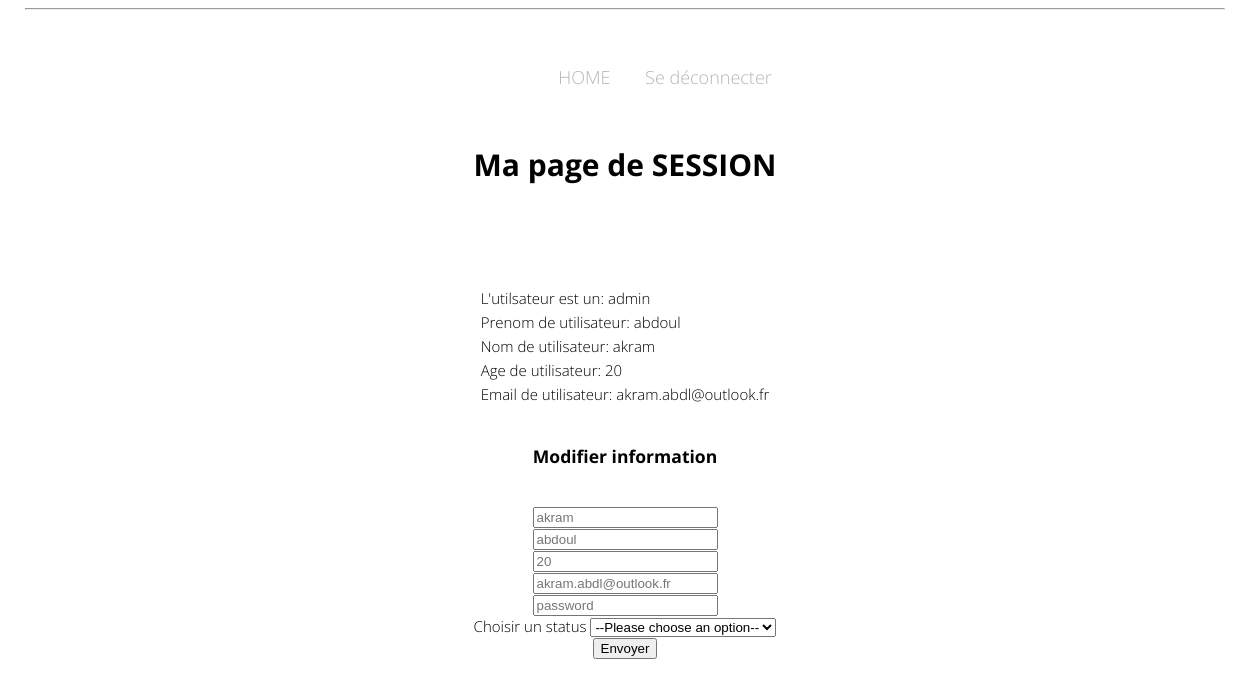
The app's page /profile.php?id=132 with its own data.
### tables this page shows
CREATE TABLE `utilisateurs` (
  `id` int(11) NOT NULL,
  `prenom` varchar(255) NOT NULL,
  `nom` varchar(255) NOT NULL,
  `password` varchar(255) NOT NULL,
  `email` varchar(255) NOT NULL,
  `age` int(11) DEFAULT NULL,
  `status` varchar(255) NOT NULL
);

### Manager/UserManager.php (called while the page is built, shortened)
<?php
require_once('Model/User.php');
class UserManager
{
    private $db;
    public function setDb(PDO $db)
    {
        $this->db = $db;
    }
    public function getUser($id)
    {
        $id = (int) $id;
        $query = $this->db->prepare('SELECT * FROM utilisateurs WHERE id = :id');
        $query->bindParam(':id', $id);
        $query->execute();
        $donnees = $query->fetch(PDO::FETCH_ASSOC);
        if(!empty($donnees)){
            return new User($donnees);
        }else{
            return null;
        }
    }
}
?>

### Model/User.php (called while the page is built, shortened)
<?php
class User
{
    public $nom;
    public $prenom;
    public $age;
    public $email;
    public $password;
    public $status;
    public function hydrate(array $donnees)
    {
        foreach ($donnees as $key => $value)
        {
            $method = 'set'.ucfirst($key);
        }
    }
    public function nom(){
        return $this->nom;
    }
    public function prenom(){
        return $this->prenom;
    }
    public function email(){
        return $this->email;
    }
    public function password(){
        return $this->password;
    }
    public function age(){
        return $this->age;
    }
    public function status(){
        return $this->status;
    }
    public function setId($id_envoyer){
        $id = (int) $id_envoyer;
    }
    public function setNom($nom_envoyer){
        if (is_string($nom_envoyer))
        {
            $this->nom = htmlspecialchars($nom_envoyer);
        }
    }
    public function setEmail($email_envoyer){
        if (is_string($email_envoyer))
        {
            $this->email = htmlspecialchars($email_envoyer);
        }
    }
    public function setPassword($password_envoyer){
        if (is_string($password_envoyer))
        {
            $this->password = htmlspecialchars($password_envoyer);
        }
    }
    public function setStatus($status_envoyer){
        if (is_string($status_envoyer))
        {
            $this->status = htmlspecialchars($status_envoyer);
        }
    }
    public function setPrenom($prenom_envoyer){
        if (is_string($prenom_envoyer))
        {
            $this->prenom = htmlspecialchars($prenom_envoyer);
        }
    }
    public function setAge($age_envoyer){
        $age = (int) $age_envoyer;
        if ($age >= 0 && $age <= 100)
        {
            $this->age = $age;
        }
    }
}
?>

### profile.php (the view, shortened to what this page needs)
<?php
include_once('config/pdo.php');
require_once('Manager/UserManager.php');
if (isset($_GET['id']) && ($_GET['id']) > 0) {
    $user_controller = new UserManager($pdo);
    $user = $user_controller->getUser($_GET['id']);
} else {
    header('Location: users.php');
}
$nom = $user->nom();
$prenom = $user->prenom();
$age = $user->age();
$email= $user->email();
$status= $user->status();
$password= $user->password();
$id = $user->id();
?>
<?php
if(isset($_POST['prenom'])) {
    $prenomp = $_POST['prenom'];
    $nomp = $_POST['nom'];
    $agep = $_POST['age'];
    $emailp = $_POST['email'];
    $passwordp = $_POST['password'];
    $statusp = $_POST['status'];
    $query = $pdo->prepare("UPDATE utilisateurs set nom = :nom,
                            prenom = :prenom,
                            age = :age,
                            email = :email,
                            password = :password,
                            status = :status
                            WHERE id = :id ");
    $query->execute(array(
        'nom'=> $nomp,
        'prenom'=> $prenomp,
        'age'=> $agep,
        'email'=> $emailp,
        'password'=> $passwordp,
        'id'=> $id,
        'status'=> $statusp,
    ));
?>
    <!DOCTYPE html>
        <html>
        <head>
            <meta charset="utf-8">
            <meta name="viewport" content="width=device-width">
            <link href="style.css" rel="stylesheet" type="text/css" />
            <link href="https://fonts.googleapis.com/css?family=Open+Sans&display=swap" rel="stylesheet">
            <title>Profil de <?php echo "$prenom";?></title>
        </head>
        <body>
        <div id="header">
                <hr>
                <div>
                    <ul id="menu">
                        <li class="inc_fast"><a href="index.php">HOME</a></li>
                        <li class="inc_fast"><a href="deconnexion.php">Se déconnecter</a></li>
                    </ul>
                </div>
        </div>
        <br>
        <h1 class ='centertext'>Ma page de SESSION</h1>
        <br>
        <table class = 'center'>
            <tr>
                <td> L'utilsateur est un: <?php echo "$status";?> </td>
            </tr>
            <tr>
                <br>
                <td> Prenom de utilisateur: <?php echo "$prenom";?> </td>
            </tr>
            <tr>
                <br>
                <td> Nom de utilisateur: <?php echo "$nom"; ?></td>
            </tr>
            <tr>
                <br>
                <td> Age de utilisateur: <?php echo "$age"; ?></td>
            </tr>
            <tr>
                <br>
                <td> Email de utilisateur: <?php echo "$email"; ?> </td>
            </tr>
        </table>
        <br>
        <h3 class = 'centertext'> Modifier information </h3>
        <br>
        <form action='' method="post">
            <input type='text' name='nom' placeholder = <?php echo"$nom"?> />
            <br>
            <input type='text' name='prenom' placeholder =<?php echo"$prenom"?> />
            <br>
            <input type='text' name='age' placeholder = <?php echo"$age"?> />
            <br>
            <input type='text' name='email' placeholder = <?php echo"$email"?> />
            <br>
            <input type='password' name='password' placeholder = <?php echo"$password"?> />
            <br>
            <label for='status'>Choisir un status</label>
            <select name='status' id='status'>
                <option value=''>--Please choose an option--</option>
                <option value='candidate'>Candidate</option>
                <option value='company'>Company</option>
                <option value='admin'>Admin</option>
            </select>
            <br>
            <button type='submit'>Envoyer</button>
        </form>
        </body>
        </html>
<?php
} else {
?>
        <!DOCTYPE html>
        <html>
        <head>
            <link href="style.css" rel="stylesheet" type="text/css" />
        </head>
        <body>
        <div id="header">
                <hr>
                <div>
                    <ul id="menu">
                        <li class="inc_fast"><a href="index.php">HOME</a></li>
                        <li class="inc_fast"><a href="deconnexion.php">Se déconnecter</a></li>
                    </ul>
                </div>
        </div>
        <h1 class ='centertext'>Ma page de SESSION</h1>
        <table class = 'center'>
            <tr>
                <td> L'utilsateur est un: <?php echo "$status";?> </td>
            </tr>
            <tr>
                <br>
                <td> Prenom de utilisateur: <?php echo "$prenom";?> </td>
            </tr>
            <tr>
                <br>
                <td> Nom de utilisateur: <?php echo "$nom"; ?></td>
            </tr>
            <tr>
                <br>
                <td> Age de utilisateur: <?php echo "$age"; ?></td>
            </tr>
            <tr>
                <br>
                <td> Email de utilisateur: <?php echo "$email"; ?> </td>
            </tr>
        </table>
        <br>
        <h3 class = 'centertext'> Modifier information </h3>
        <br>
        <form action='' method="post">
            <input type='text' name='nom' placeholder = <?php echo"$nom"?> />
            <br>
            <input type='text' name='prenom' placeholder =<?php echo"$prenom"?> />
            <br>
            <input type='text' name='age' placeholder = <?php echo"$age"?> />
            <br>
            <input type='text' name='email' placeholder = <?php echo"$email"?> />
            <br>
            <input type='password' name='password' placeholder = <?php echo"$password"?> />
            <br>
            <label for='status'>Choisir un status</label>
            <select name='status' id='status'>
                <option value=''>--Please choose an option--</option>
            </select>
            <br>
            <button type='submit'>Envoyer</button>
        </form>
        </body>
        </html>
<?php
}
?>

### style.css (style rules this page uses)
form { text-align: center; margin: 0 auto; }
.centertext { text-align: center; }
ul { width: 1200px; margin: 40px auto; text-align: center; font-size: 18px; }
ul li { list-style:none; display:inline-block; padding:15px; }
body { font-family: Open Sans; font-weight: 300; font-size: 15px; width: 1200px; margin: auto; margin-left: auto; margin-right: auto; }
table.center { margin-left:auto; margin-right:auto; }
a { color: #B4B5BA; text-decoration:none; position:relative; padding:6px 0; -webkit-transition: all 0.8s; -o-transition: all 0.8s; transition: all 0.8s; }
a:after { content:''; width:0%; margin-left:50%; height:2px; bottom:0; left:0; -webkit-border-radius: 40%; -moz-border-radius: 40%; border-radius:40%; -webkit-transition: all 0.5s; -o-transition: all 0.5s; transition:all 0.5s; position:absolute; -webkit-transition: all 0.5s; -o-transition: all 0.5s; transition:all 0.5s; }
.inc_fast { -webkit-transition: all 0.5s ease; }

### records on screen
utilisateurs: status "admin", prenom "abdoul", nom "akram", age "20", email "akram.abdl@outlook.fr"
